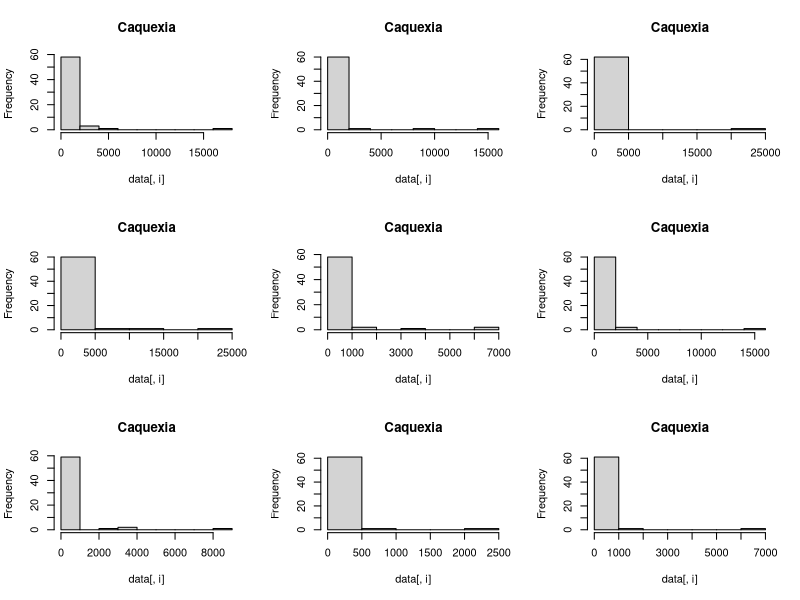
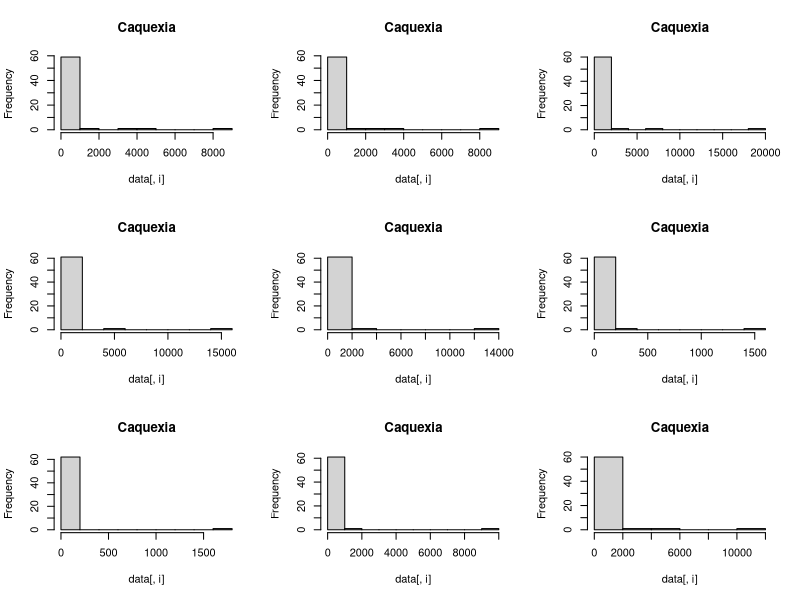
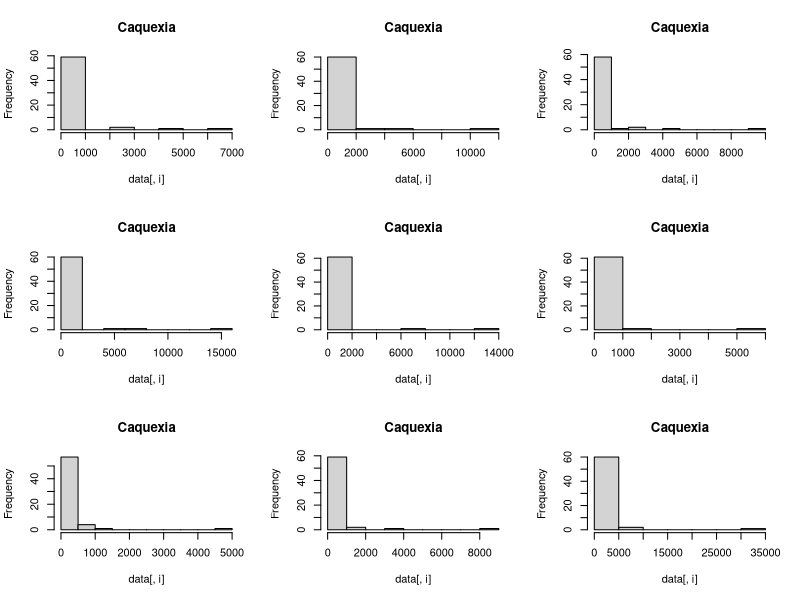
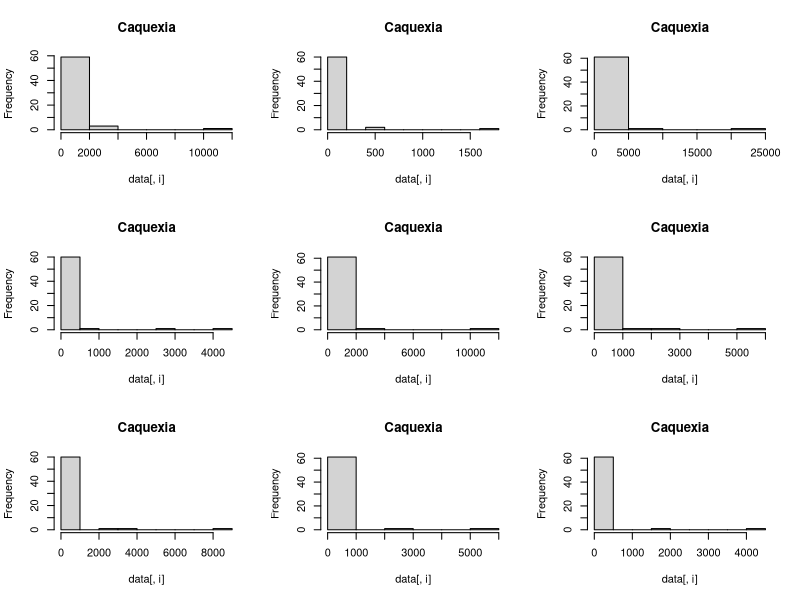
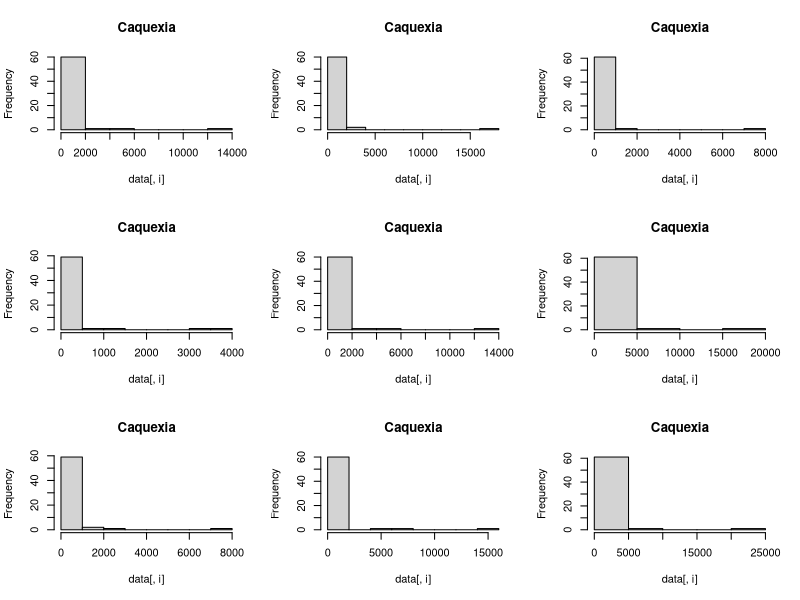
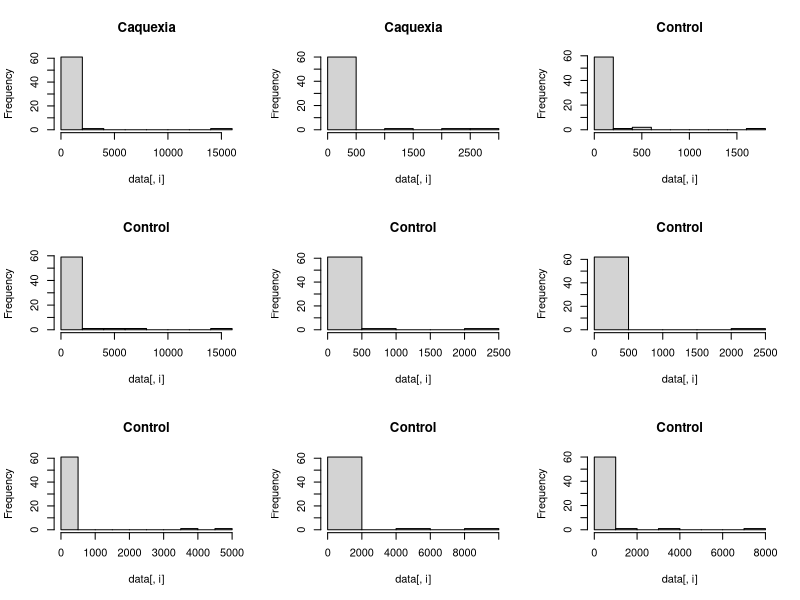
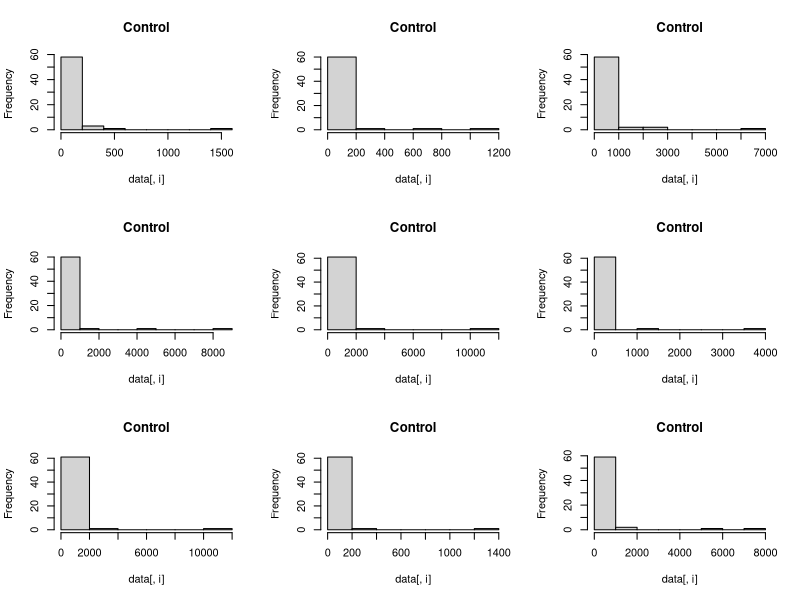
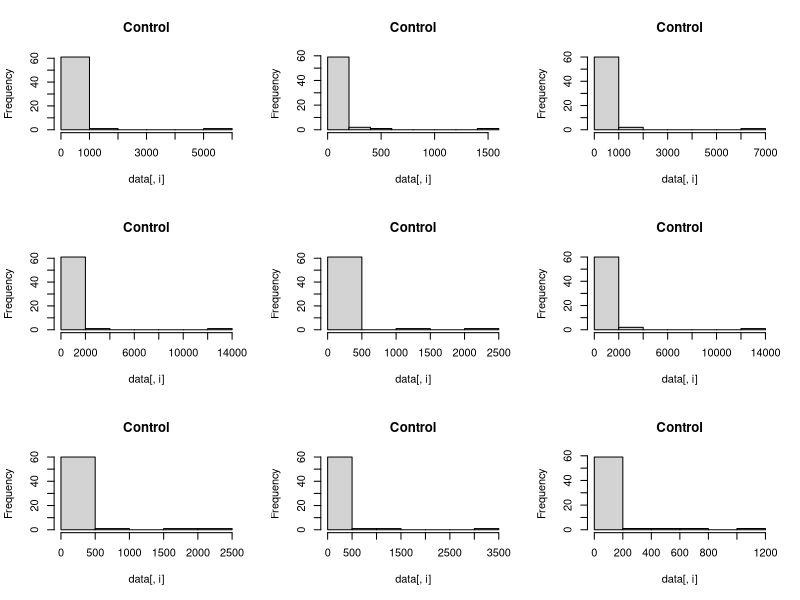

Reproduce these figures in R, in order.
## ---- chunk 1
knitr::opts_chunk$set(echo = TRUE)
## ---- chunk 2
# Cargamos los datos en formato .txt
# La primera fila corresponde a los nombres de cada columna, la primera columna a
# los nombres de cada fila y los datos están separados por comas
data <- read.table("datamatrix.txt", header=TRUE,sep=",",row.names=1)
# Observamos las primeras filas de la matriz de datos
head(data)
## ---- chunk 3
# Observamos el nombre de las columnas
colnames(data)
## ---- chunk 4
# Se reetiquetan las columnas en base al tipo de muestra
colnames(data) <- paste(c(rep("Caquexia", 47), rep("Control", 30)))
colnames(data)
## ---- chunk 5
# Se estudia la estructura del dataset
str(data)
## ---- chunk 6
# Se hace el análisis descriptivo
summary(data)
## ---- chunk 7
# Indicamos que los histogramas se muestren con una disposición 3x3 en pantalla
opt <- par(mfrow=c(3,3))

# Mediante una iteración a todas las columnas de los datos hacemos un histograma
# para cada muestra
for(i in 1:ncol(data))
  hist(data[,i], main=names(data)[i])
par(opt)
## ---- chunk 8
# Asignamos colores por grupos
groupColors <- c(rep("red", 47), rep("blue", 30))

# Dibujamos el diagrama de cajas
boxplot(data, col=groupColors,
        xlab="Slides",
        ylab="Expresión", las=2, cex.axis=0.7, cex.main=0.7)
## ---- chunk 9
# Hacemos una transformación logarítmica de los datos
logData <- log2(data)

# Asignamos colores por grupos
groupColors <- c(rep("red", 47), rep("blue", 30))

# Dibujamos el diagrama de cajas
boxplot(logData, col=groupColors,
        xlab="Slides",
        ylab="Expresión", las=2, cex.axis=0.7, cex.main=0.7)
## ---- chunk 10
# Se computan los componentes principales
pca <- prcomp(t(logData), scale = FALSE)
loads <- round(pca$sdev^2/sum(pca$sdev^2)*100,1)

# Se representan los dos componentes principales
xlab <- c(paste("PC1", loads[1], "%"))
ylab <- c(paste("PC2", loads[2], "%"))
plot(pca$x[,1:2], xlab=xlab, ylab=ylab, col=groupColors, 
     main="Análisis de componentes principales (PCA)")
## ---- chunk 11
# Se hace el agrupamiento jerárquico y se grafica
clustering <- hclust(dist(t(logData)), method="average")
plot(clustering, hang=-1, xlim=c(0,100))
